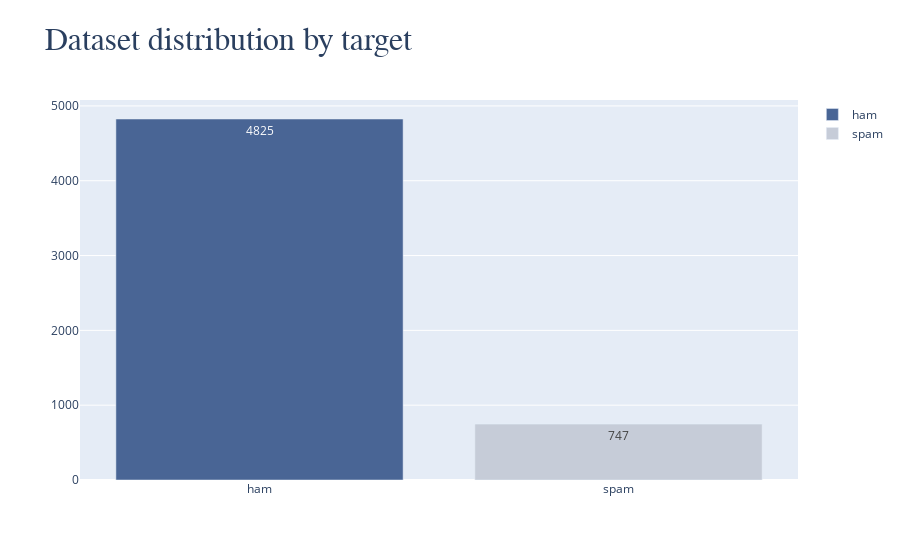

This figure's notebook cell:
### Code cell
fig = go.Figure()
fig.add_trace(go.Bar(
    x = ['ham'],
    y = [balance_counts[0]],
    name = 'ham',
    text = [balance_counts[0]],
    textposition = 'auto',
    marker_color = primary_blue
))
fig.add_trace(go.Bar(
    x = ['spam'],
    y = [balance_counts[1]],
    name = 'spam',
    text = [balance_counts[1]],
    textposition = 'auto',
    marker_color = primary_grey
))
fig.update_layout(
    title = '<span style="font-size:32px; font-family:Times New Roman">Dataset distribution by target</span>'
)
fig.show()

### Figure 1 — Plotly figure (JSON) as saved in the notebook; plotly's stock layout.template omitted (floating-point values rounded to 4 significant figures)
{"data": [{"marker": {"color": "#496595"}, "name": "ham", "text": ["4825"], "textposition": "auto", "type": "bar", "x": ["ham"], "y": [4825]}, {"marker": {"color": "#c6ccd8"}, "name": "spam", "text": ["747"], "textposition": "auto", "type": "bar", "x": ["spam"], "y": [747]}], "layout": {"title": {"text": "<span style=\"font-size:32px; font-family:Times New Roman\">Dataset distribution by target</span>"}}}
